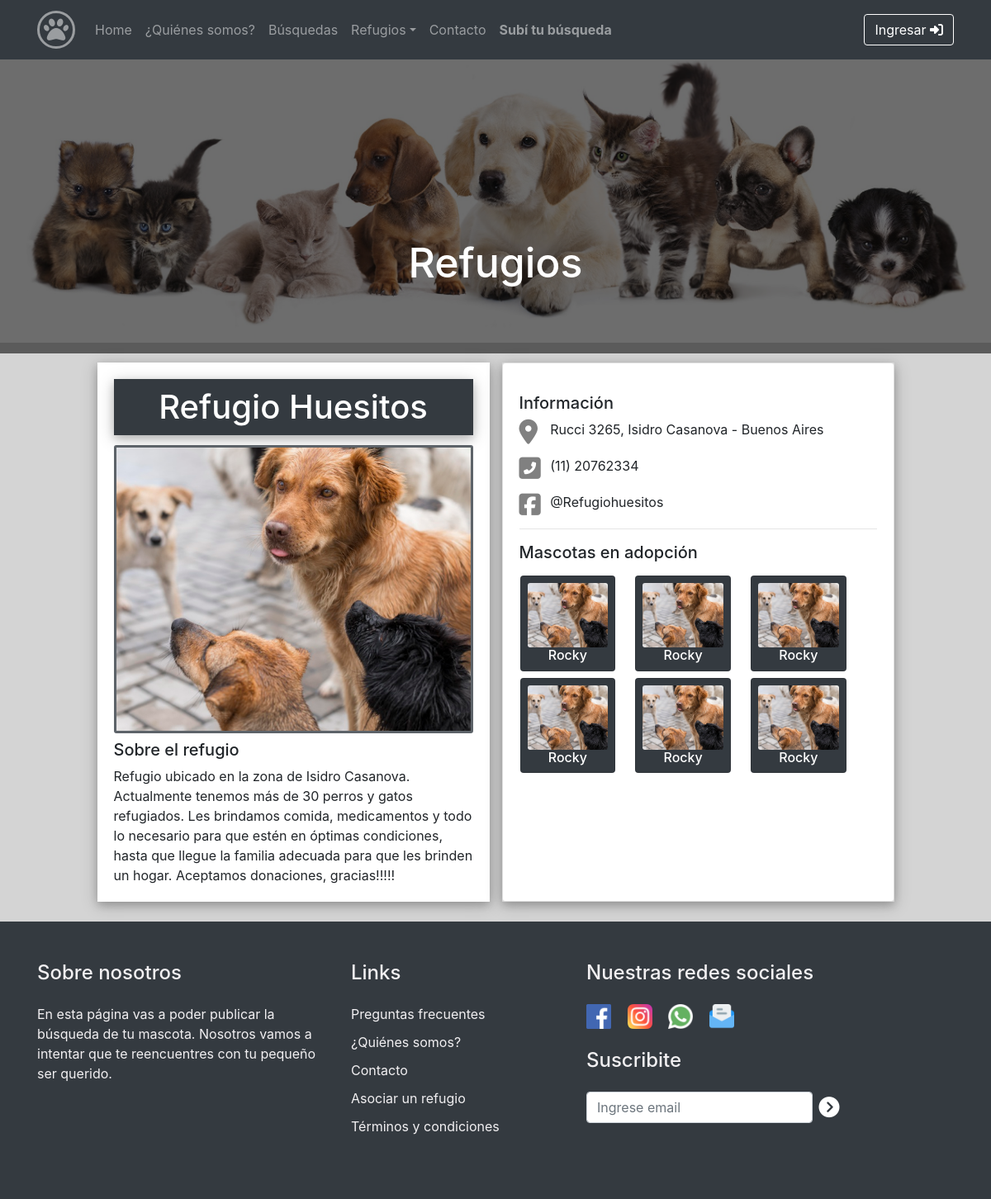
/refugios/11/, run on the app's committed database.
### refugios/models.py (models this page shows, shortened)
class Refugio(models.Model):
    nombre = models.CharField(max_length=50)
    direccion = models.CharField(max_length=40, verbose_name="Domicilio")
    cp = models.IntegerField(verbose_name="Código Postal")
    localidad = models.CharField(max_length=40)
    provincia = models.CharField(max_length=40)
    telefono = models.IntegerField(verbose_name="Teléfono")
    codigoArea = models.IntegerField(verbose_name="Prefijo")
    celular = models.IntegerField(verbose_name="Celular")
    email = models.EmailField(verbose_name="Correo electrónico")
    confirmacionEmail = models.EmailField (verbose_name="Repita Correo electrónico")
    facebook = models.CharField(max_length=40, blank=True, null = True)
    instagram = models.CharField(max_length=40, blank=True, null = True)
    foto_refugio = models.ImageField(upload_to="refugios")
    descripcion = models.TextField()

### principal/views.py (the view)
# urls.py: path('refugios/<id>/', views.informacion_refugios),
def informacion_refugios(request, id):
    info_refugio = Refugio.objects.get(id=id)
    refugios = Refugio.objects.filter(id=id)
    newsletter = NewsletterForm()
    if request.method == 'POST':
        formularioNewsletter = NewsletterForm(data=request.POST)
        if formularioNewsletter.is_valid():
            formularioNewsletter.save()
        else:
            newsletter = formularioNewsletter
    return render(request, "principal/informacion_refugios.html", {'info_refugio': info_refugio, 'refugios': refugios,'newsletter': newsletter})

### principal/forms.py
class NewsletterForm(forms.ModelForm):
    email_newsletter = forms.CharField(widget=forms.EmailInput(attrs={'type':"email", 'class':"form-control", 'placeholder':"Ingrese email", 'aria-label':"Recipient's username", 'aria-describedby':"button-addon2",}))
    class Meta:
        model = Newsletter
        fields = ['email_newsletter',]

### principal/templates/principal/informacion_refugios.html (shortened to what this page needs)
{% extends "principal/index.html" %}
{% load static %}
{% block content %}
<br>
<div class="mt-4 contenedor_imagen pr-0 ">
    <div class="text-center fondo_banner p-0">
        <h1 class="texto_banner"> Refugios</h1>
    </div>
    <img src="{% static 'principal/img/429416-svetik_2560x1440.jpg' %}" class="imagen_banner">
</div>
<div class="container mt-4 mb-4 ">
    {% for refugio in refugios %}
    <div class="row justify-content-center">
        <div class="col-xl-5 col-lg-8 contenedor_imagen_refugio b-s">
            <h3 class="card-title nombre_refugio">{{refugio.nombre}}</h3>
            <img src="{{refugio.foto_refugio.url}}" class="card-img mb-2" alt="{{refugio.nombre}}"
                style="border-style: solid; border-width: 3px; border-color: #5d6369; ">
            <h5>Sobre el refugio </h5>
            {{refugio.descripcion}}
        </div>
        <div class="col-xl-5 col-lg-8 card_descripcion p-0 b-s">
            <div class="card col-md-12 p-0" style="background-color: white; height: 100%; width: 100%;">
                <div class="card-body">
                    <h5>Información </h5>
                    <div class="mb5">
                        <div class="w5 f-left mr-3">
                            <i class="fas fa-map-marker-alt icono_refugio"></i>
                        </div>
                        <div class="w95 ">
                            {{refugio.direccion}}, {{refugio.localidad}} -
                            {{refugio.provincia}}
                        </div>
                    </div>
                    <div class="mb5">
                        <div class="w5 f-left mr-3">
                            <i class="fas fa-phone-square-alt icono_refugio"></i>
                        </div>
                        <div class="w95 mb5">
                            ({{refugio.codigoArea}}) {{refugio.telefono}}
                        </div>
                    </div>
                    {% if refugio.facebook != "" %}
                    <div class="mb5">
                        <div class="w5 f-left mr-3">
                            <i class="fab fa-facebook-square icono_refugio"></i>
                        </div>
                        <div class="w95 mb5">
                            <a href="https://www.facebook.com/{{refugio.facebook}}" target="_blank"
                                class="link_refugio">
                                @{{refugio.facebook}}
                            </a>
                        </div>
                    </div>
                    {% endif %}
                    <hr>
                    <h5>Mascotas en adopción </h5>
                    <div class="row" style="text-align: center;">
                        <div class="card bg-dark text-white col-md-3 p-2 mr-4 ml-3 mt-2">
                            <img src="{{refugio.foto_refugio.url}}" class="card-img" alt="...">
                            <h5 class="card-title m-0" style="font-size: medium; text-align: center;" ;>Rocky</h5>
                        </div>
                        <div class="card bg-dark text-white  col-md-3  p-2 mr-4 mt-2">
                            <img src="{{refugio.foto_refugio.url}}" class="card-img" alt="...">
                            <h5 class="card-title m-0" style="font-size: medium; text-align: center;" ;>Rocky</h5>
                        </div>
                        <div class="card bg-dark text-white  col-md-3  p-2 mt-2">
                            <img src="{{refugio.foto_refugio.url}}" class="card-img" alt="...">
                            <h5 class="card-title m-0" style="font-size: medium; text-align: center;" ;>Rocky</h5>
                        </div>
                    </div>
                    <div class="row" style="text-align: center;">
                        <div class="card bg-dark text-white col-md-3 p-2 mr-4 ml-3 mt-2">
                            <img src="{{refugio.foto_refugio.url}}" class="card-img" alt="...">
                            <h5 class="card-title m-0" style="font-size: medium; text-align: center;" ;>Rocky</h5>
                        </div>
                        <div class="card bg-dark text-white  col-md-3  p-2 mr-4 mt-2">
                            <img src="{{refugio.foto_refugio.url}}" class="card-img" alt="...">
                            <h5 class="card-title m-0" style="font-size: medium; text-align: center;" ;>Rocky</h5>
                        </div>
                        <div class="card bg-dark text-white  col-md-3  p-2 mt-2">
                            <img src="{{refugio.foto_refugio.url}}" class="card-img" alt="...">
                            <h5 class="card-title m-0" style="font-size: medium; text-align: center;" ;>Rocky</h5>
                        </div>
                    </div>
                </div>
            </div>
        </div>
    </div>
</div>
{% endfor %}
{% endblock %}

### principal/static/principal/css/styles.css (style rules this page uses)
.imagen_banner { width: 100%; background-repeat:no-repeat; }
.contenedor_imagen { padding-right: 0px !important; padding-left: 0px !important; position: relative; }
.fondo_banner { background: rgba(12, 12, 12, 0.6); position: absolute; width: 100%; }
.texto_banner { width: 100%; color: white; padding-top: 20%; font-weight: 500; position: relative; font-size: 50px; }
.icono_refugio { color: grey ; margin-right: 15px; font-size: 30px; }
.w5 { width: 5%; }
.f-left { float: left; }
.w95 { width: 95%; }
.mb5 { margin-bottom: 20px; }
.link_refugio { text-decoration: none; color: #212529; }
.contenedor_imagen_refugio { margin-bottom: 20px; background-color: white; padding: 20px !important; }
.b-s { box-shadow: 0 4px 10px 0 rgb(0 0 0 / 20%), 0 4px 20px 0 rgb(0 0 0 / 19%)!important ; }
.card_descripcion { max-height: 544px; margin-left: 15px; }
.nombre_refugio { text-align: center; font-size: 40px; box-shadow: 0 4px 10px 0 rgb(0 0 0 / 20%), 0 4px 20px 0 rgb(0 0 0 / 19%)!important ; padding: 10px; background-color: #343a40; color: white; }
@media (min-width: 1200px) { .fondo_banner { height: 380px; } }
@media (min-width: 1200px) { .contenedor_imagen_refugio { margin-bottom: 0px; } }

### data on the page
Refugio: nombre "Refugio Huesitos", foto_refugio (picture), descripcion "Refugio ubicado en la zona de Isidro Casanova. Actualmente tenemos más de 30 perros y gatos refugiados. Les brindamos comida, medicamentos y todo lo necesario para que estén en óptimas condiciones, hasta que llegue la familia adecuada para que les brinden un hogar. Aceptamos donaciones, gracias!!!!!", direccion "Rucci 3265", localidad "Isidro Casanova", provincia "Buenos Aires", codigoArea "11", telefono "20762334", facebook "Refugiohuesitos"
